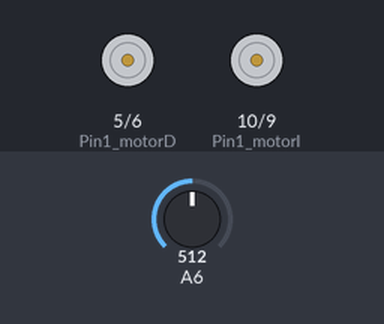
The sketch below on a simulated Arduino Nano, built with avr-gcc and run on an emulated ATmega328P. On the bench: motor-driver pin pairs drawn as motors (green arrow = first pin HIGH = forward, orange = second pin HIGH = backward, longer = more drive). The test bench sets the inputs (shaded band); at power-on: A6 = 512.

Above: at 1.4 s.
1.5 s: A6 set to 604
4.5 s: A6 set to 627
At 6.9 s:
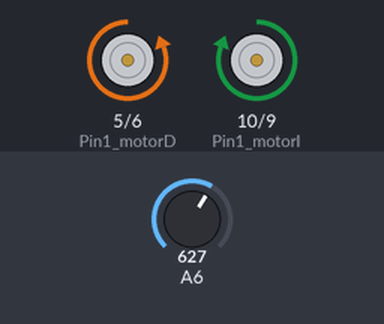
At 12.4 s:
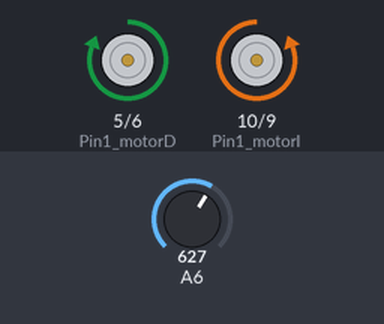
Timing chart, 0 to 13.5 s (numbered marks = the images above; inputs shaded):
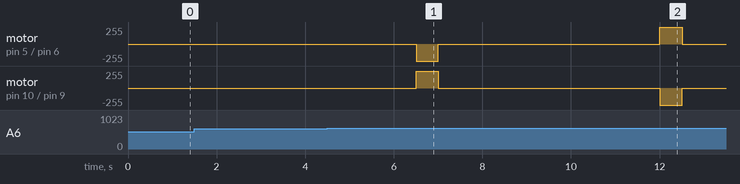

The sketch:

testGiro.ino
```cpp
/*
 * Programa de prueba para giro 90º.
 */
const int Pin1_motorD = 5; //pin pwm
const int Pin2_motorD = 6; //pin pwm

const int Pin1_motorI = 10;
const int Pin2_motorI = 9;

const float ResolutionADC = 0.00488;


/* 3.3V +- */

void setup()
{
  pinMode(Pin1_motorD, OUTPUT);
  pinMode(Pin2_motorD, OUTPUT);
  pinMode(Pin1_motorI, OUTPUT);
  pinMode(Pin2_motorI, OUTPUT);
}

void ForwardMotorD()
{
  digitalWrite(Pin1_motorD,LOW);
  digitalWrite(Pin2_motorD,HIGH);
}

void ForwardMotorI()
{
  digitalWrite(Pin1_motorI,LOW);
  digitalWrite(Pin2_motorI,HIGH);
}

void ReverseMotorD()
{
  digitalWrite(Pin1_motorD,HIGH);
  digitalWrite(Pin2_motorD,LOW);
}

void ReverseMotorI()
{
  digitalWrite(Pin1_motorI,HIGH);
  digitalWrite(Pin2_motorI,LOW);
}

void StopD()
{
  digitalWrite(Pin1_motorD,LOW);
  digitalWrite(Pin2_motorD,LOW);
}

void StopI()
{
  digitalWrite(Pin1_motorI,LOW);
  digitalWrite(Pin2_motorI,LOW);
}

void loop() {

   //
  float voltios;
  delay(300);
  voltios = analogRead(A6)*ResolutionADC;
  if(voltios < 3)
  {
      Serial.print("Carga baja: ");
      Serial.print(voltios);
      Serial.println(" v");

  }
  else
  {
      Serial.println("Voy a girar, apunta mi sentido: ");
      delay (2000);
      // GIRO 90º IZQUIERDA
      ForwardMotorD();
      ReverseMotorI();
      delay (500);

      StopD();
      StopI();
      delay(3000);

      Serial.println("Voy a girar, apunta mi sentido: ");
      delay (2000);
      // GIRO 90º DERECHA
      ForwardMotorI();
      ReverseMotorD();
      delay (500);

      StopD();
      StopI();
      delay(3000);
  }
}
```

Measured:
- the behaviour switches between 614 and 615 on A6 (found by bisection; images 0 and 1)
- after the input at 1.5 s, every drawn part: stays the same
